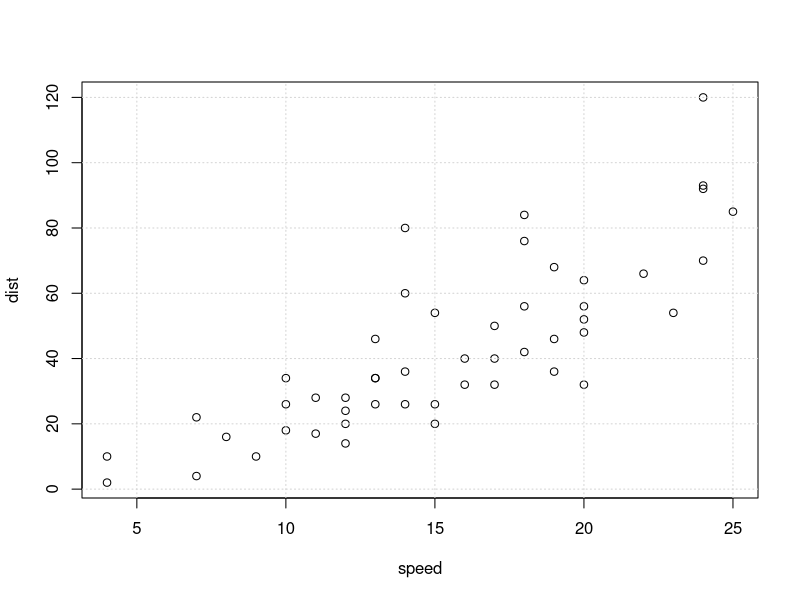
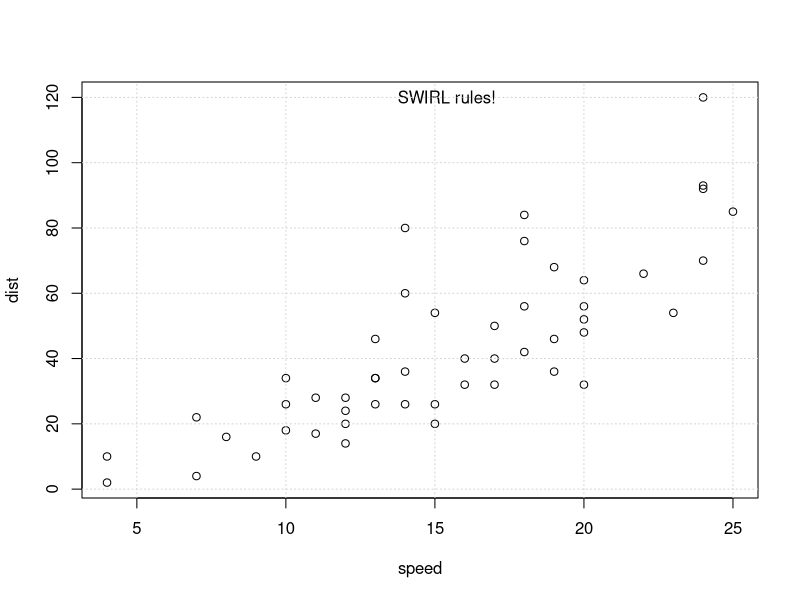
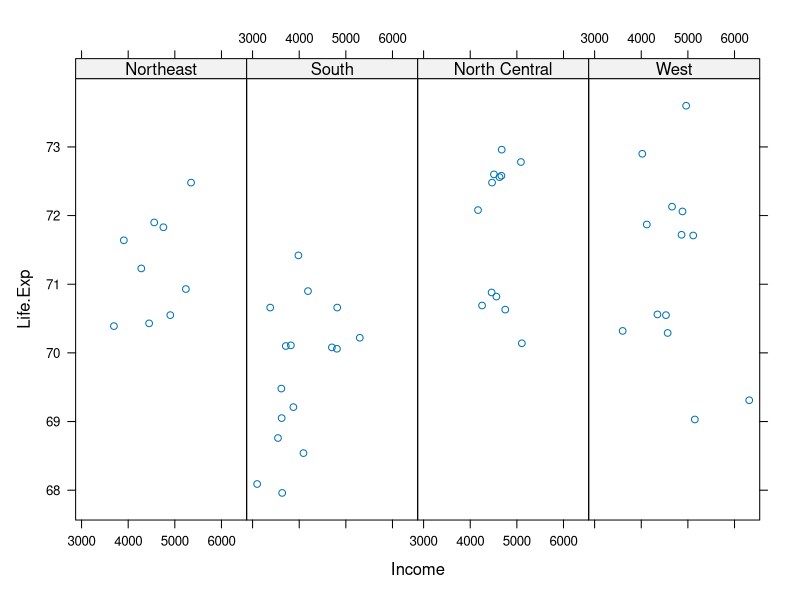
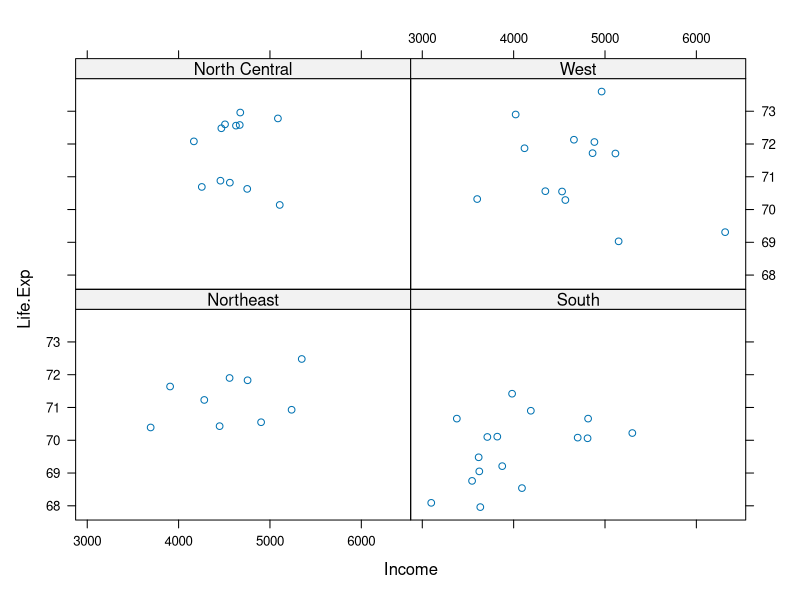
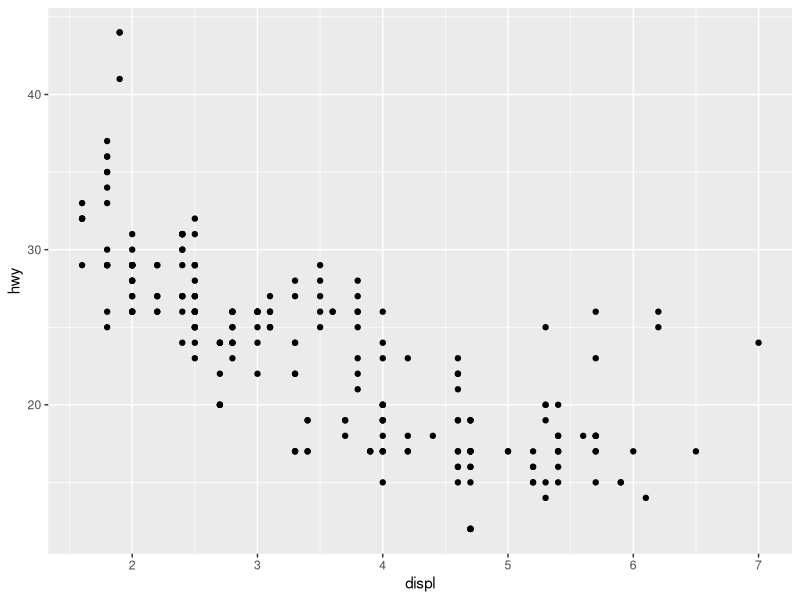

Source code (R) for these figures, in order:
## ---- chunk 1
"You can't go back once a plot has started"
## ---- chunk 2
data(cars)
## ---- chunk 3
head(cars)
## ---- chunk 4
with(cars, plot(speed, dist))
grid()
## ---- chunk 5
with(cars, plot(speed, dist))
text(mean(cars$speed), max(cars$dist), "SWIRL rules!")
grid()
## ---- chunk 6
state <- data.frame(state.x77, region=state.region)
## ---- chunk 7
head(state)
## ---- chunk 8
table(state$region)
## ---- chunk 9
library(lattice) 
xyplot(Life.Exp ~ Income | region, data=state, layout=c(4, 1))
## ---- chunk 10
"South"
## ---- chunk 11
xyplot(Life.Exp ~ Income | region, data=state, layout=c(2, 2))
## ---- chunk 12
library(ggplot2)
data(mpg)
## ---- chunk 13
head(mpg)
## ---- chunk 14
dim(mpg)
## ---- chunk 15
table(mpg$model)
## ---- chunk 16
qplot(displ, hwy, data=mpg)
## ---- chunk 17
"base"
## ---- chunk 18
"lattice"
## ---- chunk 19
"ggplot2"
## ---- chunk 20
"ggplot2"
## ---- chunk 21
"lattice"
## ---- chunk 22
"Winsor&Newton"
